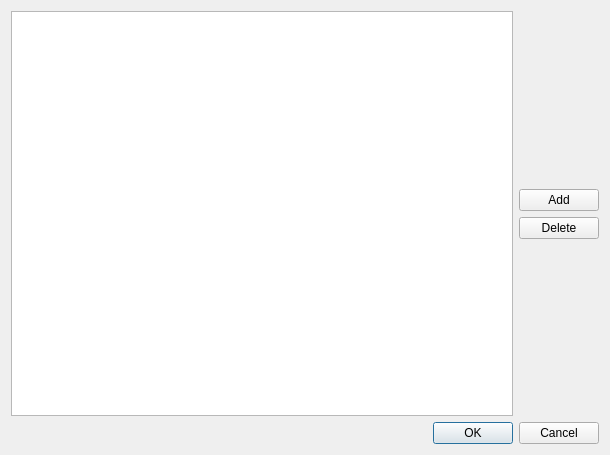
<?xml version="1.0" encoding="UTF-8"?>
<ui version="4.0">
 <class>Form</class>
 <widget class="QWidget" name="Form">
  <property name="geometry">
   <rect>
    <x>0</x>
    <y>0</y>
    <width>610</width>
    <height>455</height>
   </rect>
  </property>
  <property name="minimumSize">
   <size>
    <width>610</width>
    <height>455</height>
   </size>
  </property>
  <property name="windowTitle">
   <string>Form</string>
  </property>
  <layout class="QGridLayout" name="gridLayout">
   <item row="0" column="0">
    <widget class="QTableWidget" name="tableWidget"/>
   </item>
   <item row="0" column="1">
    <layout class="QGridLayout" name="gridLayout_2">
     <item row="1" column="0">
      <widget class="QPushButton" name="btnAdd">
       <property name="text">
        <string>Add</string>
       </property>
      </widget>
     </item>
     <item row="0" column="0">
      <spacer name="verticalSpacer_2">
       <property name="orientation">
        <enum>Qt::Vertical</enum>
       </property>
       <property name="sizeHint" stdset="0">
        <size>
         <width>20</width>
         <height>40</height>
        </size>
       </property>
      </spacer>
     </item>
     <item row="2" column="0">
      <widget class="QPushButton" name="btnDelete">
       <property name="text">
        <string>Delete</string>
       </property>
      </widget>
     </item>
     <item row="3" column="0">
      <spacer name="verticalSpacer">
       <property name="orientation">
        <enum>Qt::Vertical</enum>
       </property>
       <property name="sizeHint" stdset="0">
        <size>
         <width>20</width>
         <height>40</height>
        </size>
       </property>
      </spacer>
     </item>
    </layout>
   </item>
   <item row="1" column="0" colspan="2">
    <widget class="QDialogButtonBox" name="buttons">
     <property name="standardButtons">
      <set>QDialogButtonBox::Cancel|QDialogButtonBox::Ok</set>
     </property>
    </widget>
   </item>
  </layout>
 </widget>
 <resources/>
 <connections/>
</ui>
